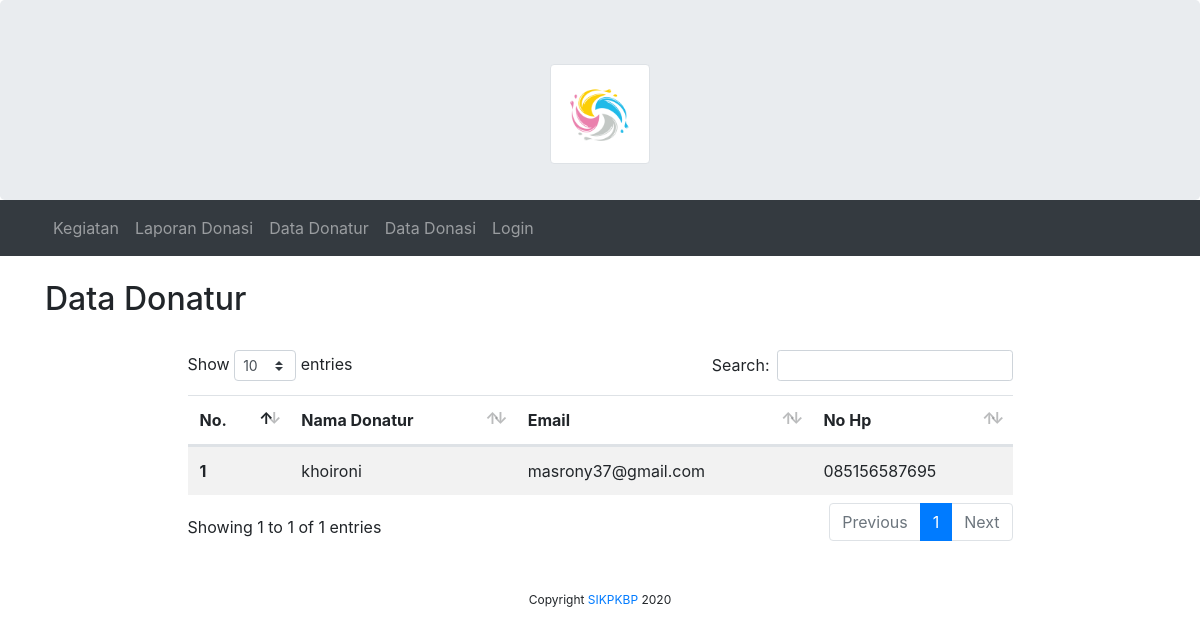
/index.php/ketua/donatur, run on the app's committed database.
### tables this page shows
CREATE TABLE `tbl_users` (
  `id_users` int(11) NOT NULL,
  `name` varchar(255) DEFAULT NULL,
  `telepon_users` varchar(255) DEFAULT NULL,
  `email` varchar(255) DEFAULT NULL,
  `password` varchar(255) DEFAULT NULL,
  `level` enum('donatur','admin','ketua') DEFAULT NULL,
  `time_login_users` datetime DEFAULT NULL,
  `time_logout_users` datetime DEFAULT NULL,
  `gambar_users` varchar(255) DEFAULT NULL,
  `time_create_users` datetime DEFAULT NULL,
  `time_update_users` datetime DEFAULT NULL,
  `alamat_users` varchar(255) DEFAULT NULL
);

### application/controllers/ketua/Donatur.php (called while the page is built)
<?php
class Donatur extends CI_Controller
{
    public function index()
    {
        $data = [
            'title' => 'SISTEM INFORMASI KEGIATAN DAN PENGELOLAAN KOMUNITAS BENANG PUTIH',
            'users' => $this->db->get_where('tbl_users', ['email' => $this->session->userdata('email')])->row_array(),
            'donatur' => $this->Users_model->getAllUsersDonatur()
        ];
        $this->load->view('templates/header', $data);
        $this->load->view('templates/navbar_ketua');
        $this->load->view('ketua/donatur/index');
        $this->load->view('templates/footer');
    }
}

### index.php (called while the page is built, shortened)
<?php
require_once BASEPATH.'core/CodeIgniter.php';

### application/models/Users_model.php (called while the page is built, shortened)
<?php
class Users_model extends CI_model
{
    public function getAllUsersDonatur()
    {
        $this->db->select('*');
        $this->db->from('tbl_users');
        $this->db->where('level', 'donatur');
        $result = $this->db->get();
        return $result->result();
    }
}

### application/views/ketua/donatur/index.php (the view)
<div class="container mt-4">
    <div class="row">
        <div class="col-sm-5">
            <h2>Data Donatur</h2>
        </div>
    </div>
    <div class="row mt-4 mb-5 justify-content-center">
        <div class="col-sm-9">
            <table class="table table-striped" id="datatable">
                <thead>
                    <tr>
                        <th scope="col">No.</th>
                        <th scope="col">Nama Donatur</th>
                        <th scope="col">Email</th>
                        <th scope="col">No Hp</th>
                    </tr>
                </thead>
                <tbody>
                    <?php $no = 1;
                    foreach ($donatur as $data) : ?>
                        <tr>
                            <th scope="row"><?= $no++ ?></th>
                            <td><?= $data->name ?></td>
                            <td><?= $data->email ?></td>
                            <td><?= $data->telepon_users ?></td>
                        </tr>
                    <?php endforeach ?>
                </tbody>
            </table>
        </div>
    </div>
</div>

### data on the page
tbl_users: name "khoironi", email "masrony37@gmail.com", telepon_users "085156587695"
